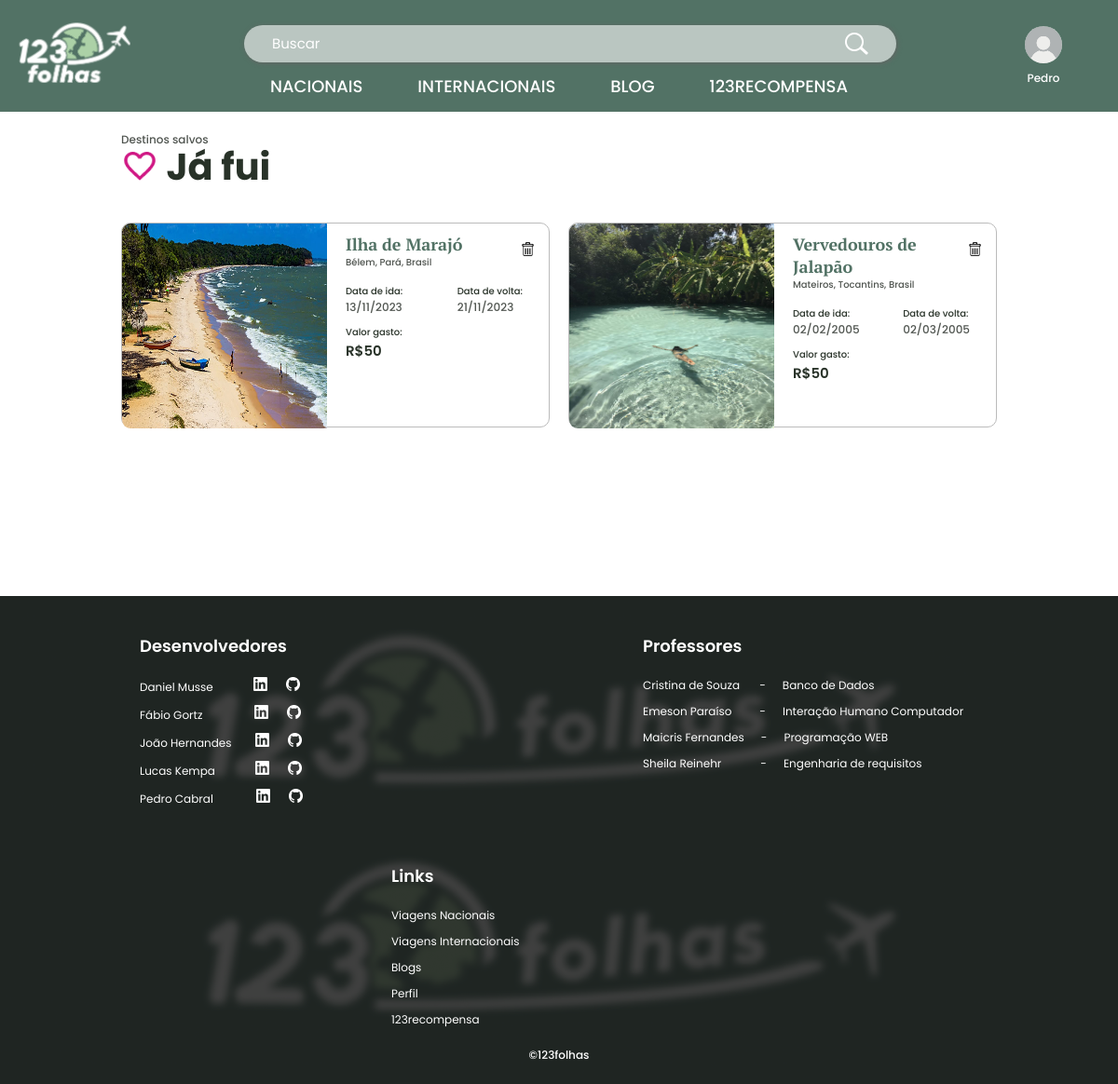
Page /perfil/jafui/index.php (signed in) on the committed database.
### tables this page shows
CREATE TABLE `cliente` (
  `Cod_Cliente` int NOT NULL AUTO_INCREMENT,
  `Nome` varchar(100) DEFAULT NULL,
  `CPF` char(14) DEFAULT NULL,
  `Genero` char(1) DEFAULT NULL,
  `CEP` char(9) DEFAULT NULL,
  `DT_Nasc` date DEFAULT NULL,
  `Faixa_preco` int DEFAULT '0',
  `Inter_Nacional` char(1) DEFAULT 'A',
  `123Pontos` int DEFAULT '0',
  `Email` varchar(100) DEFAULT NULL,
  `Senha_login` varchar(20) DEFAULT NULL,
  PRIMARY KEY (`Cod_Cliente`),
  UNIQUE KEY `CPF` (`CPF`,`Email`)
);

CREATE TABLE `destino` (
  `Cod_Lugar` int NOT NULL AUTO_INCREMENT,
  `Nome_Lugar` varchar(50) DEFAULT NULL,
  `Desc_destino` varchar(255) DEFAULT NULL,
  `Cidade` varchar(30) DEFAULT '',
  `Estado` varchar(30) DEFAULT '',
  `Pais` varchar(30) DEFAULT NULL,
  `Continente` varchar(30) DEFAULT NULL,
  `Nivel_dificul` char(1) DEFAULT NULL,
  `Preco_aprox` int DEFAULT NULL,
  `HTML_pagina` text,
  PRIMARY KEY (`Cod_Lugar`),
  UNIQUE KEY `Nome_Lugar` (`Nome_Lugar`)
);

CREATE TABLE `viaja` (
  `Cod_Viagem` int NOT NULL AUTO_INCREMENT,
  `fk_Cliente_Cod_Cliente` int DEFAULT NULL,
  `fk_Destino_Cod_Lugar` int DEFAULT NULL,
  `DT_Ida` date DEFAULT NULL,
  `DT_Volta` date DEFAULT NULL,
  `Valor` int DEFAULT NULL,
  PRIMARY KEY (`Cod_Viagem`),
  KEY `FK_viaja_2` (`fk_Cliente_Cod_Cliente`),
  KEY `FK_viaja_3` (`fk_Destino_Cod_Lugar`),
  CONSTRAINT `FK_viaja_2` FOREIGN KEY (`fk_Cliente_Cod_Cliente`) REFERENCES `cliente` (`Cod_Cliente`) ON DELETE CASCADE,
  CONSTRAINT `FK_viaja_3` FOREIGN KEY (`fk_Destino_Cod_Lugar`) REFERENCES `destino` (`Cod_Lugar`) ON DELETE SET NULL
);

### perfil/jafui/index.php (the view, shortened to what this page needs)
<!DOCTYPE html>
<html lang="pt-br">
<head>
    <link rel="stylesheet" href="style.css">
</head>
<body>
    <?php
        include("../../connection.php");
    ?>
    <header class="navegar">
        <nav class="barranav">
            <div class="logodentro">
                <a href="../../"><img src="../../img_principais/logo_semfundo.png" alt="logo 123 folhas" class="logo"></a>
            </div>
            <div class="emcoluna">
                <div id="divbusca"><span>Buscar</span><img src="../../img_principais/lupa.png" alt="Buscar" id="lupa_busca"></div>
                <div class="alinharletra">
                    <a href="../../nacionais/" class="letra">NACIONAIS</a>
                    <a href="../../internacionais/" class="letra">INTERNACIONAIS</a>
                    <a href="../../blog/" class="letra">BLOG</a>
                    <a href="../../123recompensa/" class="letra">123RECOMPENSA</a>
                </div>
            </div>
            <div class="spaceperfil">
                <?php if (!isset($_SESSION['Cod_Cliente'])): ?>
                    <a href="../../login/">
                        <figure>
                            <img src="../../img_principais/perfil_padrao.jpg" alt="logo 123 folhas" class="perfil">
                            <figcaption>Login</figcaption>
                        </figure>
                    </a>
                <?php else: ?>
                    <?php
                        $sql = "SELECT Nome FROM Cliente WHERE Cod_Cliente = '{$_SESSION['Cod_Cliente']}'";
                        $result = $conn->query($sql);
                        $row = $result->fetch_assoc();
                        $nomeCompleto = $row['Nome'];
                        $partesNome = explode(' ', $nomeCompleto);
                        $_clienteLogado = $partesNome[0];
                    ?>
                    <a href="../../perfil/">
                        <figure>
                            <img src="../../img_principais/perfil_padrao.jpg" alt="Foto do Usuário" class="perfil">
                            <figcaption><?php echo $_clienteLogado ?></figcaption>
                        </figure>
                    </a>
                <?php endif; ?>
            </div>
        </nav>
    </header>
    <main>
        <section id="section_conteudo">
            <div id="destinos_queroir_topo">
                <span>Destinos salvos</span>
                <p><img src="../../img_principais/icone_jafui.png"> Já fui</p>
            </div>
            <section id="section_destinos">
                <?php
                    $sqlID = "SELECT Cod_Viagem, fk_Destino_Cod_Lugar, DT_Ida, DT_Volta, Valor FROM viaja WHERE fk_Cliente_Cod_Cliente = {$_SESSION['Cod_Cliente']}";
                    $resultID = $conn->query($sqlID);
                    if ($resultID->num_rows > 0) {
                        while ($rowID = $resultID->fetch_assoc()) {
                            $sqlD = "SELECT Cod_Lugar, Nome_Lugar, Cidade, Estado, Pais FROM Destino WHERE Cod_Lugar = {$rowID['fk_Destino_Cod_Lugar']}";
                            $resultD = $conn->query($sqlD);
                            if ($resultD->num_rows > 0) {
                                while ($rowD = $resultD->fetch_assoc()) {
                            ?>
                                <div class="destino_individual">
                                    <div id="imagem_destino"><a href="../../destino/index.php?Cod_Lugar=<?php echo $rowD['Cod_Lugar'] ?>"><img src="../../destino/imagens/viagem<?php echo $rowD['Cod_Lugar'] ?>.jpg" alt="destino1"></a></div>
                                    <div id="textos_destino_individual">
                                        <p id="nome_lugar"><a href="../../destino/index.php?Cod_Lugar=<?php echo $rowD['Cod_Lugar'] ?>"><?php echo $rowD['Nome_Lugar']?></a></p>
                                        <p id="localizacao_lugar"><?php echo $rowD['Cidade']?>, <?php echo $rowD['Estado']?>, <?php echo $rowD['Pais']?></p>
                                        <div id="div_centralizar_datas">
                                            <div id="div_data_ida">
                                                <p class="label_datas_valor">Data de ida:</p>
                                                <p class="datas"><?php echo date('d/m/Y', strtotime($rowID['DT_Ida']));?></p>
                                            </div>
                                            <div id="div_data_volta">
                                                <p class="label_datas_valor">Data de volta:</p>
                                                <p class="datas"><?php echo date('d/m/Y', strtotime($rowID['DT_Volta']));?></p>
                                            </div>
                                        </div>
                                        <div id="div_valor_gasto">
                                            <p class="label_datas_valor">Valor gasto:</p>
                                            <p class="valor_gasto">R$<?php echo $rowID['Valor']?></p>
                                        </div>
                                        <img src="../../img_principais/lixeira.png" alt="<?php echo $rowID['Cod_Viagem'] ?>" id="lixeira_apagar" class="lixeira_apagar">
                                    </div>
                                </div>
                            <?php
                                }
                            }
                        }
                    }
                ?>
            </section>
        </section>
    </main>
    <footer>
        <div id="dados_div">
            <div class="dados_footer">
                <p>Desenvolvedores</p>
                <ul>
                    <li>Daniel Musse &ensp; &ensp;&ensp; &ensp;<a href="linkedin.com" target="_blank"><img src="../../img_principais/linkedin.png" alt="linkedin"></a><a href="github.com" target="_blank"><img src="../../img_principais/github.png" alt="github"></a></li>
                    <li>Fábio Gortz &ensp;&ensp;&ensp;&ensp;&ensp;&ensp;&ensp;<a href="linkedin.com" target="_blank"><img src="../../img_principais/linkedin.png" alt="linkedin"></a><a href="github.com" target="_blank"><img src="../../img_principais/github.png" alt="github"></a>
                    </li>
                    <li>João Hernandes &ensp;&ensp;<a href="linkedin.com" target="_blank"><img src="../../img_principais/linkedin.png" alt="linkedin"></a><a href="github.com" target="_blank"><img src="../../img_principais/github.png" alt="github"></a></li>
                    <li>Lucas Kempa &ensp;&ensp;&ensp;&ensp;&ensp;<a href="https://www.linkedin.com/in/lucas-kempa-90a265286/" target="_blank"><img src="../../img_principais/linkedin.png" alt="linkedin"></a><a href="github.com" target="_blank"><img src="../../img_principais/github.png" alt="github"></a></li>
                    <li>Pedro Cabral&ensp;&ensp;&ensp;&ensp;&ensp;&ensp;<a href="https://www.linkedin.com/in/pedro-henrique-silva-cabral-2b820420b/" target="_blank"><img src="../../img_principais/linkedin.png" alt="linkedin"></a><a href="https://github.com/phsilvacabral" target="_blank"><img src="../../img_principais/github.png" alt="github"></a></li>
                </ul>
            </div>
            <div class="dados_footer">
                <p>Professores</p>
                <ul>
                    <li>Cristina de Souza&ensp;&ensp; &ensp;-&ensp;&ensp;&ensp;Banco de Dados</li>
                    <li>Emeson Paraíso&ensp;&ensp;&ensp;&ensp;&ensp;-&ensp;&ensp;&ensp;Interação Humano Computador</li>
                    <li>Maicris Fernandes&ensp;&ensp;&ensp;-&ensp;&ensp;&ensp;Programação WEB</li>
                    <li>Sheila Reinehr&ensp;&ensp;&ensp;&ensp;&ensp;&ensp;&ensp;-&ensp;&ensp;&ensp;Engenharia de
                        requisitos</li>
                </ul>
            </div>
            <div class="dados_footer" id="links_footer">
                <p>Links</p>
                <ul>
                    <li><a href="../../nacionais/">Viagens Nacionais</a></li>
                    <li><a href="../../internacionais/">Viagens Internacionais</a></li>
                    <li><a href="../../blog/">Blogs</a></li>
                    <li><a href="../../perfil/">Perfil</a></li>
                    <li><a href="../../123recompensa/">123recompensa</a></li>
                </ul>
            </div>
        </div>
        <div id="copy123folhas"><a href="../">&copy;123folhas</a></div>
    </footer>
</body>
</html>

### perfil/jafui/style.css (style rules this page uses)
body { background-color: #fff; overflow-y: scroll; overflow-x: hidden; }
* { margin: 0px; padding: 0px; box-sizing: border-box; }
.navegar { background-color: #527265; height: 120px; width: 100%; top: 0; left: 0; right: 0; position: fixed; z-index: 2; }
.barranav { max-width: 1200px; margin: 0 auto; display: flex; flex-flow: row nowrap; align-items: center; justify-content: space-between; height: 100%; font-family: 'poppins_medio'; }
.logo { height: 65px; min-width: 120px; }
.logodentro { min-width: 160px; display: flex; justify-content: center; }
.emcoluna { width: 700px; }
#divbusca { background-color: rgba(255, 255, 255, 0.6); margin: 12px; border-radius: 20px; height: 40px; width: 100%; border: none; border-radius: 20px; box-shadow: 1px 1px 5px #646564; font-size: 15px; display: flex; padding: 0 30px; justify-content: space-between; align-items: center; color: white; font-family: 'poppins'; user-select: none; cursor: pointer; }
#lupa_busca { width: 25px; }
.letra { border-radius: 10px; color: white; text-decoration: none; font-size: 18px; padding: 0px 10px 0px 10px; }
.alinharletra { display: flex; align-items: center; justify-content: space-between; max-width: 700px; margin: 0 30px 0 30px; }
figcaption { font-size: 12px; color: white; }
.perfil { height: 40px; width: 40px; border-radius: 20px; }
.spaceperfil { min-width: 160px; display: flex; justify-content: center; }
a:link { text-align: center; text-decoration: none; color: white; }
footer { background-image: url(../../img_principais/logo_footer.png); background-repeat: repeat-y; min-height: 300px; background-size: 100%; bottom: 0; width: 100%; }
@media (max-width: 500px), (min-width: 300px) { .dados_footer { width: 400px; } }
#dados_div { display: flex; flex-wrap: wrap; display: flex; padding: 0 60px; justify-content: space-between; }
.dados_footer { color: white; font-family: 'poppins'; font-size: 12px; min-width: 230px; margin: 20px auto 10px auto; }
.dados_footer ul { list-style-type: none; }
.dados_footer img { width: 15px; height: 15px; }
.dados_footer p { font-family: 'poppins_semibold'; font-size: 18px; margin: 20px; }
.dados_footer a { color: white; text-decoration: none; padding: 2px 10px; border-radius: 10px; }
.dados_footer li { margin: 10px 20px; }
#links_footer li { color: white; text-decoration: none; margin: 10px; }
#copy123folhas { height: 40px; width: 100%; text-align: center; text-decoration: none; font-size: 12px; font-family: poppins_medio; }
#copy123folhas a { color: white; }
main { margin-top: 140px; display: flex; justify-content: center; min-height: 500px; }
#section_conteudo { width: 940px; margin: 0 0 40px 0; }
#destinos_queroir_topo img { transform: translateY(5px); width: 40px; height: 40px; }
#destinos_queroir_topo { width: 300px; margin: 0 0 20px 0; }
#destinos_queroir_topo span { font-family: 'poppins_medio'; font-size: 12px; color: #505550; }
#destinos_queroir_topo p { transform: translateY(-10px); font-family: 'poppins_bold'; font-size: 40px; color: #283228; }
#section_destinos { display: flex; flex-wrap: wrap; justify-content: space-between; }
.destino_individual { margin: 0 0 20px 0; display: flex; width: 460px; height: 220px; border-radius: 10px; border: 1px solid #bbb; position: relative; transition: box-shadow 0.15s, border-style 0.15s, border-color 0.15s, border-width 0.15s; }
#imagem_destino img { width: 220px; height: 220px; border-radius: 9px 0 0 9px; cursor: pointer; }
#textos_destino_individual { max-width: 210px; margin: 10px 10px 10px 20px; }
#lixeira_apagar { position: absolute; top: 20px; right: 15px; cursor: pointer; user-select: none; width: 15px; height: 15px; }
#nome_lugar { font-family: 'pt_serif'; font-size: 18px; color: #527265; width: 140px; text-decoration: none; }
#nome_lugar a { color: #527265; }
#localizacao_lugar { font-family: 'poppins_medio'; font-size: 10px; color:#505550; margin: 0 0 15px 0; cursor: default; }
#div_centralizar_datas { width: 190px; display: flex; justify-content: space-between; flex-wrap: wrap; }
#div_data_ida { margin: 0 10px 10px 0; }
#div_data_volta, #div_valor_gasto { margin: 0 0 10px 0; }
.datas { font-family: 'poppins_medio'; font-size: 12px; color: #505550; }
.label_datas_valor { font-family: 'poppins_medio'; font-size: 10px; color: #283228; }
.valor_gasto { font-family: 'poppins_semibold'; font-size: 15px; color: #283228; }

### rows in the picture
cliente: Nome "Pedro"
viaja: DT_Ida "13/11/2023", DT_Volta "21/11/2023", Valor "50"
destino: shows a picture, Nome_Lugar "Ilha de Marajó", Cidade "Bélem", Estado "Pará", Pais "Brasil"
viaja: DT_Ida "02/02/2005", DT_Volta "02/03/2005", Valor "50"
destino: shows a picture, Nome_Lugar "Vervedouros de Jalapão", Cidade "Mateiros", Estado "Tocantins", Pais "Brasil"
